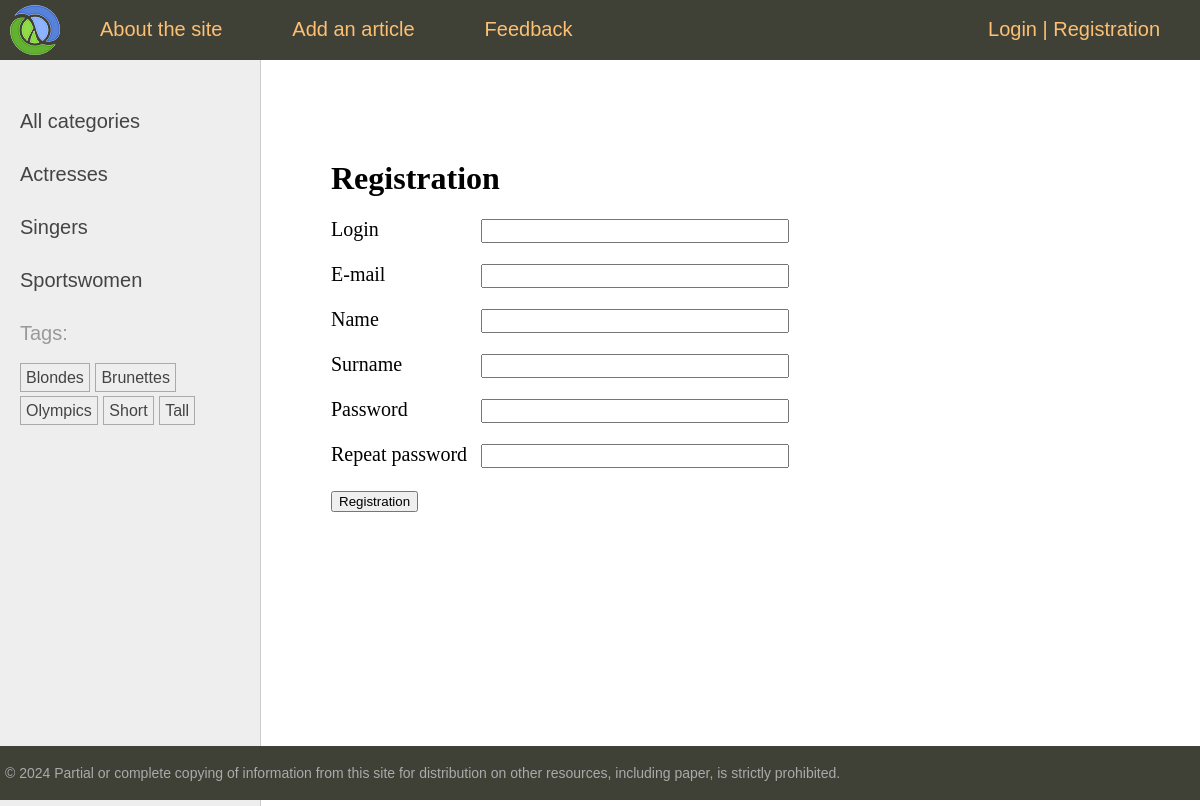
The page /users/register/ on the database its author committed.
### women/models.py (models this page shows, shortened)
class Category(models.Model):
    name = models.CharField(max_length=100, db_index=True, verbose_name="Category")
    slug = models.SlugField(max_length=255, unique=True, db_index=True)
    class Meta:
        verbose_name = "Category"
        verbose_name_plural = "Categories"
    def get_absolute_url(self):
        return reverse('category', kwargs={'cat_slug': self.slug})

class TagPost(models.Model):
    tag = models.CharField(max_length=100, db_index=True)
    slug = models.SlugField(max_length=255, unique=True, db_index=True)
    def get_absolute_url(self):
        return reverse('tag', kwargs={'tag_slug': self.slug})

### users/views.py (the view)
# urls.py: path('register/', views.RegisterUser.as_view(), name='register'),
class RegisterUser(CreateView):
    form_class = RegisterUserForm
    template_name = 'users/register.html'
    extra_context = {'title': "Registration"}
    success_url = reverse_lazy('users:login')

### users/forms.py (shortened to what this page needs)
class RegisterUserForm(UserCreationForm):
    username = forms.CharField(label="Login", widget=forms.TextInput(attrs={'class': 'form-input'}))
    password1 = forms.CharField(label="Password", widget=forms.PasswordInput(attrs={'class': 'form-input'}))
    password2 = forms.CharField(label="Repeat password", widget=forms.PasswordInput(attrs={'class': 'form-input'}))
    class Meta:
        model = get_user_model()
        fields = ['username', 'email', 'first_name', 'last_name', 'password1', 'password2']
        labels = {
            'email': 'E-mail',
            'first_name': "Name",
            'last_name': "Surname",
        }
        widgets = {
            'email': forms.TextInput(attrs={'class': 'form-input'}),
            'first_name': forms.TextInput(attrs={'class': 'form-input'}),
            'last_name': forms.TextInput(attrs={'class': 'form-input'}),
        }

### users/context_processors.py (called while the page is built)
def get_women_context(request):
    return {'mainmenu': menu}

### women/templatetags/women_tags.py (called while the page is built)
@register.inclusion_tag('women/list_categories.html')
def show_categories(cat_selected=0):
    cats = Category.objects.annotate(total=Count("posts")).filter(total__gt=0)
    return {'cats': cats, 'cat_selected': cat_selected}

@register.inclusion_tag('women/list_tags.html')
def show_all_tags():
    return {'tags': TagPost.objects.annotate(total=Count("tags")).filter(total__gt=0)}

### users/templates/users/register.html (shortened to what this page needs)
{% extends 'base.html' %}
{% block content %}
<h1>Registration</h1>
<form method="post">
    {% for f in form %}
    <p><label class="form-label" for="{{ f.id_for_label }}">{{ f.label }}</label>{{ f }}</p>
    {% endfor %}
    <p><button type="submit">Registration</button></p>
</form>
{% endblock %}

### women/templates/women/list_categories.html
{% for cat in cats %}
{% if cat.id == cat_selected %}
<li class="selected">{{cat.name}}</li>
{% else %}
<li><a href="{{ cat.get_absolute_url }}">{{cat.name}}</a></li>
{% endif %}
{% endfor %}

### women/templates/women/list_tags.html
{% if tags %}
    <p>Tags:</p>
    <ul class="tags-list">
        {% for t in tags %}
        <li><a href="{{t.get_absolute_url}}">{{t.tag}}</a></li>
        {% endfor %}
    </ul>
{% endif %}

### women/static/women/css/styles.css (style rules this page uses)
html, body { font-family: 'Arial'; margin: 0; padding: 0; height: 100%; width: 100%; color: #444; }
a { color: #0059b2; text-decoration: none; }
.left-chapters ul { width: 230px; margin: 0; padding: 20px 10px 10px 20px; list-style: none; font-size: 20px; }
.left-chapters ul li { margin: 30px 0 0 0; color: #999; }
.left-chapters ul li a { color: #444; text-decoration: none; }
ul.tags-list { width: 100%; margin: 0; padding: 0; list-style: none; }
ul.tags-list li { margin: 0; padding: 0 0 10px; display: inline-block; }
ul.tags-list li a { padding: 5px; font-size: 16px; border: 1px solid #aaa; }
.content-text h1 { font-size: 32px; }
.form-input { width: 300px; font-size: 16px; }
.form-label { display: inline-block; min-width: 150px; vertical-align: top; }

### rows shown on the page
Category: name "Actresses"
Category: name "Singers"
Category: name "Sportswomen"
TagPost: tag "Blondes"
TagPost: tag "Brunettes"
TagPost: tag "Olympics"
TagPost: tag "Short"
TagPost: tag "Tall"

### other values the page prints
{{ m.title }} "About the site" "Add an article" "Feedback"
{{ f.label }} "Login" "E-mail" "Name" "Surname" "Password" "Repeat password"
